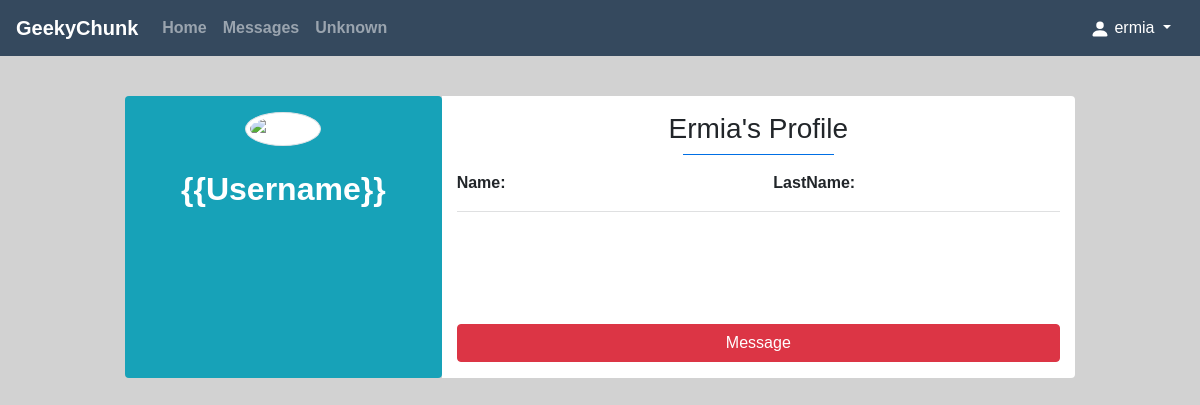
Before: /account/panel/ (signed in) with the older database file.
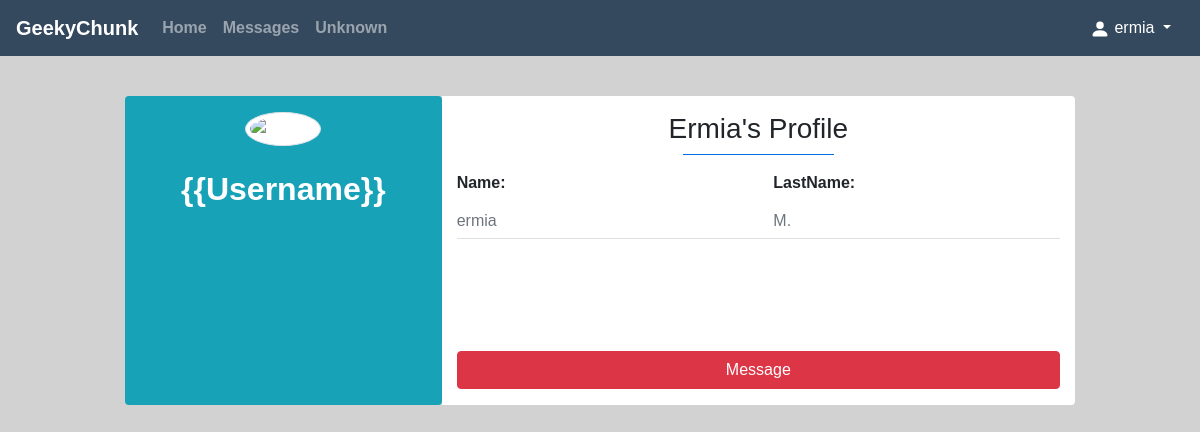
After: the same page with the newer database file.
### account/models.py (models this page shows, shortened)
class Profile(models.Model):
	userid = models.CharField(max_length=100)
	name = models.CharField(max_length=100, default=None)
	lastname = models.CharField(max_length=100)
	avatar = models.CharField(max_length=200)

### account/views.py (the view)
# urls.py: path('panel/', panel)
def panel(request):
	data = list(Profile.objects.filter(userid=request.user.username).values())
	for byte in data:
			data = byte
	return render(request, "forms/sample.html", {"prof": data})

### account/templates/forms/sample.html (shortened to what this page needs)
{% extends "base.html" %}
{% block content %}
<div id="app" class="container">
    <div class="row d-flex justify-content-center">
    	<div class="col-md-10 mt-5 pt-5">
    		<div class="row z-depth-3">
    			<div class="col-sm-4 bg-info rounded">
    				<div v-for='avatar in Avatar' class="card-block text-center text-white pt-3">
    					<img :src="baseMedia + avatar.avatarImage" alt="Profile" class="img-thumbnail rounded-circle">
    					<h2 class="font-weight-bold mt-4 text-capitalize">
                            {% verbatim %}
                                {{username}}
                            {% endverbatim %}
                         </h2>
    				</div>
    			</div>
    			<div class="col-sm-8 bg-white rounded-right">
    				<h3 class="mt-3 text-center text-capitalize"> {{user.username}}'s Profile </h3>
    				<hr class="badge-primary mt-0 w-25">
    				<div class="row">
    					<div class="col-sm-6">
    						<p class="font-weight-bold">Name:</p>
    						<h6 class="text-muted">{{prof.name}}</h6>
    					</div>
    					<div class="col-sm-6">
    						<p class="font-weight-bold">LastName:</p>
    						<h6 class="text-muted">{{prof.lastname}}</h6>
    					</div>
    				</div>
    				<hr class="badge-light mt-0">
                    <br>
                    <br>
                    <br>
                    <br>
                <div class="row mb-3">
                    <div class="col-sm-12">
                        <button class="btn btn-block btn-danger">
                            Message
                        </button>
                    </div>
                </div>
    			</div>
    			</div>
    		</div>
    	</div>
    </div>
{% endblock content %}

Changed rows visible on the page:
added Profile: name "ermia", lastname "M."
